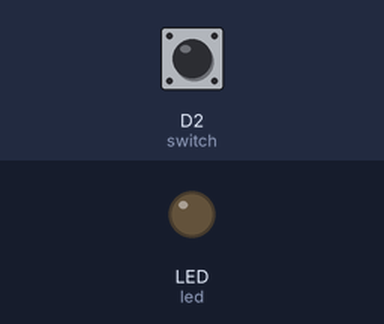
Bench run of a program on a simulated CircuitPython board. Parts: output pins drawn as LEDs (lit = HIGH). The inputs (shaded band) are chosen by the test bench; at power-on: D2 (switch) HIGH. The clock reads 2024-03-15 10:24:30 at power-on unless the program sets it; what the program prints to the serial console is not drawn.

Above: at 1.2 s.
1.3 s: D2 (switch) pulled LOW for 0.15 s
At 1.37 s:
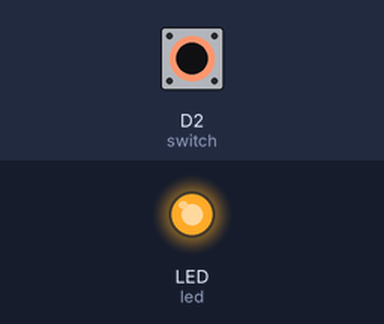
2.9 s: D2 (switch) pulled LOW for 3.2 s
At 6.9 s:
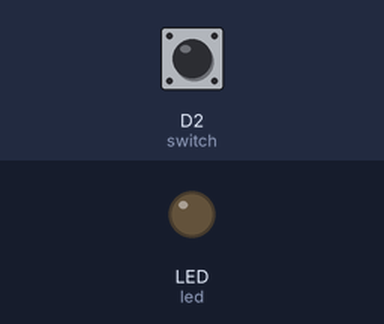
Timing chart, 0 to 8.4 s (numbered marks = the images above; inputs shaded):
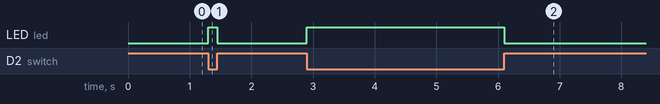

Measured:
- after the input at 1.3 s, LED (led): LOW → HIGH at once, → LOW 0.15 s later
- after the input at 2.9 s, LED (led): LOW → HIGH at once, → LOW 3.2 s later

The program:

clock0.py
```python
import board
import busio
import adafruit_pcf8523
import time
from digitalio import DigitalInOut, Direction, Pull

myI2C = busio.I2C(board.SCL, board.SDA)
rtc = adafruit_pcf8523.PCF8523(myI2C)

days = ("Sunday", "Monday", "Tuesday", "Wednesday", "Thursday", "Friday", "Saturday")

# LED setup.
led = DigitalInOut(board.LED)
led.direction = Direction.OUTPUT

switch = DigitalInOut(board.D2)
switch.direction = Direction.INPUT
switch.pull = Pull.UP
count = 0
tripped = False

# Initial time
t = rtc.datetime
hour = t.tm_hour
minutes = t.tm_min
seconds = t.tm_sec
print(hour, ":", minutes, ":", seconds, "\t Ticks = ", count)

while True:
    led.value = not switch.value
    if led.value and not tripped:
        # switch leading edge
        tripped = True
        count += 1
        # print(count)
    elif tripped and not led.value:
        # switch falling edge
        tripped = False

    if count == (60 * 66):
        t = rtc.datetime
        hour = t.tm_hour
        minutes = t.tm_min
        seconds = t.tm_sec
        print(hour, ":", minutes, ":", seconds, "\t Ticks = ", count)
        count = 0
    time.sleep(0.001)  # debounce delay
```
